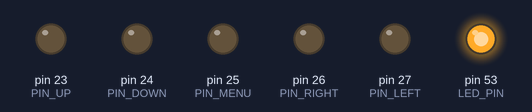
Bench run of a sketch on a simulated Arduino Mega 2560, built with avr-gcc and run on an emulated ATmega2560. Parts: output pins drawn as LEDs (lit = HIGH). Pins used as bus, display or sensor lines are not drawn.

Above: at 0.1 s.
At 0.7 s:
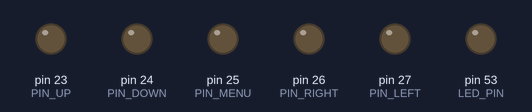
Timing chart, 0 to 2.2 s (numbered marks = the images above):
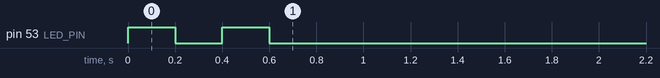

The sketch:

main.ino
```cpp
/*
 * ATTiny24 IR Decoder for NEC protocol
 * Maps 6 IR remote buttons to 6 output pins
 * LED indicates learning mode
 * Learning mode is triggered via a button on PA6
 * Outputs raw NEC codes over PB1 using software serial
 * Uses Timer1 for precise IR pulse timing
 *
 * Author: Luis Villavicencio
 * Date: August 2025
 */

#include <avr/io.h>
#include <util/delay.h>

#define F_CPU 8000000UL
#define IR_PIN     PB2
#define LED_PIN    PB0
#define TX_PIN     PB1
#define IR_DDR     DDRB
#define IR_PORT    PORTB
#define IR_PINREG  PINB

#define OUT_DDR    DDRA
#define OUT_PORT   PORTA
#define IN_PINREG  PINA

#define BTN_LEARN  PA6
#define BTN_DDR    DDRA
#define BTN_PORT   PORTA

#define PIN_POWER  PA0
#define PIN_UP     PA1
#define PIN_DOWN   PA2
#define PIN_MENU   PA3
#define PIN_RIGHT  PA4
#define PIN_LEFT   PA5

#define BIT_DELAY_US 104
#define LEAD_LOW_MIN   8000
#define LEAD_HIGH_MIN  4000
#define BIT_HIGH_TH    1000

uint32_t known_codes[6] = {
    0x61D648B7, 0x61D6D827, 0x61D658A7,
    0x61D6A05F, 0x61D6609F, 0x61D620DF
};

const uint8_t output_pins[6] = {
    PIN_POWER, PIN_UP, PIN_DOWN,
    PIN_MENU, PIN_RIGHT, PIN_LEFT
};

void uart_send_char(char c) {
    IR_PORT &= ~(1 << TX_PIN);
    _delay_us(BIT_DELAY_US);
    for (uint8_t i = 0; i < 8; i++) {
        if (c & (1 << i)) IR_PORT |= (1 << TX_PIN);
        else IR_PORT &= ~(1 << TX_PIN);
        _delay_us(BIT_DELAY_US);
    }
    IR_PORT |= (1 << TX_PIN);
    _delay_us(BIT_DELAY_US);
}

void uart_send_hex(uint32_t value) {
    for (int i = 28; i >= 0; i -= 4) {
        uint8_t nibble = (value >> i) & 0xF;
        uart_send_char(nibble < 10 ? '0' + nibble : 'A' + nibble - 10);
    }
    uart_send_char('\r');
    uart_send_char('\n');
}

void blink_led(uint8_t times) {
    for (uint8_t i = 0; i < times; i++) {
        IR_PORT |= (1 << LED_PIN);
        _delay_ms(200);
        IR_PORT &= ~(1 << LED_PIN);
        _delay_ms(200);
    }
}

void setup() {
    IR_DDR &= ~(1 << IR_PIN);
    IR_PORT |= (1 << IR_PIN);
    IR_DDR |= (1 << LED_PIN);
    IR_PORT &= ~(1 << LED_PIN);
    IR_DDR |= (1 << TX_PIN);
    IR_PORT |= (1 << TX_PIN);

    OUT_DDR |= (1 << PIN_POWER) | (1 << PIN_UP) | (1 << PIN_DOWN) |
               (1 << PIN_MENU)  | (1 << PIN_RIGHT) | (1 << PIN_LEFT);
    OUT_PORT = 0x00;

    BTN_DDR &= ~(1 << BTN_LEARN);
    BTN_PORT |= (1 << BTN_LEARN);

    TCCR1B = (1 << CS11);

    blink_led(2);
}

uint32_t decode_nec(void) {
    uint16_t t;
    uint32_t data = 0;

    while (IR_PINREG & (1 << IR_PIN));
    TCNT1 = 0;
    while (!(IR_PINREG & (1 << IR_PIN)));
    t = TCNT1;
    if (t < LEAD_LOW_MIN) return 0;

    TCNT1 = 0;
    while (IR_PINREG & (1 << IR_PIN));
    t = TCNT1;
    if (t < LEAD_HIGH_MIN) return 0;

    for (uint8_t i = 0; i < 32; i++) {
        while (IR_PINREG & (1 << IR_PIN));
        while (!(IR_PINREG & (1 << IR_PIN)));
        TCNT1 = 0;
        while (IR_PINREG & (1 << IR_PIN));
        t = TCNT1;
        data <<= 1;
        if (t > BIT_HIGH_TH) data |= 1;
    }
    return data;
}

void trigger_output(uint8_t pin) {
    OUT_PORT |= (1 << pin);
    for (uint16_t i = 0; i < 400; i++) _delay_ms(1);
    OUT_PORT &= ~(1 << pin);
}

int main(void) {
    setup();
    uint32_t code;
    uint8_t learning_index = 0;

    while (1) {
        uint8_t learning = !(IN_PINREG & (1 << BTN_LEARN));
        code = decode_nec();
        if (code) {
            uart_send_hex(code);
            if (learning) {
                known_codes[learning_index] = code;
                trigger_output(output_pins[learning_index]);
                blink_led(1);
                learning_index = (learning_index + 1) % 6;
            } else {
                for (uint8_t i = 0; i < 6; i++) {
                    if (code == known_codes[i]) {
                        trigger_output(output_pins[i]);
                        break;
                    }
                }
            }
        }
    }
    return 0;
}
```
